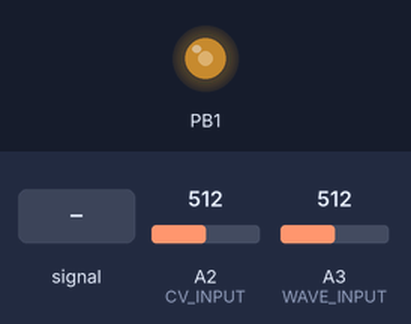
Bench run of a sketch on a simulated ATtiny85, built with avr-gcc and run on an emulated ATtiny85. On the bench: output pins drawn as LEDs (lit = HIGH). The inputs (shaded band) are chosen by the test bench; at power-on: A2 (CV_INPUT) = 512, A3 (WAVE_INPUT) = 512.

Above: at 1.2 s.
1.3 s: A2 (CV_INPUT) fed a 200 Hz sine of ±255 counts around its level
4.3 s: A2 (CV_INPUT) set to 236
7.3 s: A2 (CV_INPUT) set to 210
At 8.57 s:
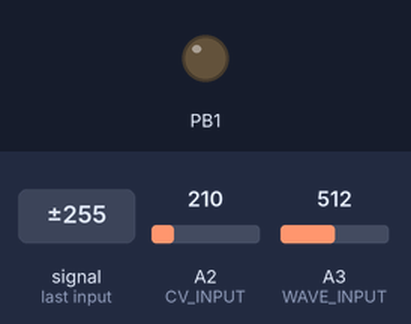
10.3 s: A3 (WAVE_INPUT) fed a 2 Hz sine of ±306 counts around its level
At 11.34 s:
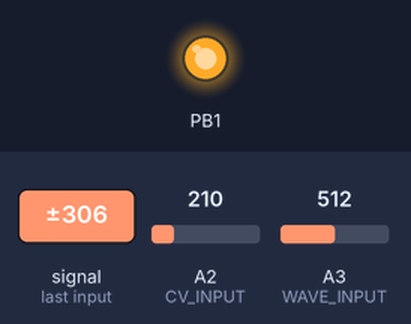
Timing chart, 0 to 12.2 s (numbered marks = the images above; inputs shaded):
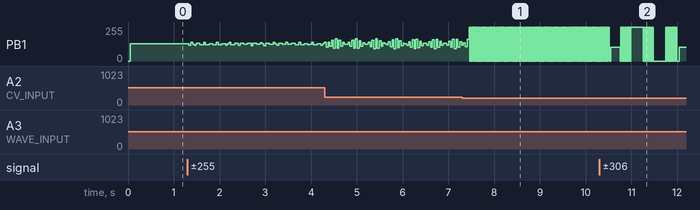

Measured:
- the behaviour switches between 227 and 226 on A2 (CV_INPUT) (found by bisection; images 0 and 1)

The sketch:

badtrip.ino
```cpp
// (licence header left out)
#include <avr/io.h>
#include <avr/interrupt.h>
#include <avr/pgmspace.h>

// Wavetable definitions - values are defined in wavetables.h
#define WAVETABLE_SAW         0
#define WAVETABLE_SQUARE      1
#define CV_INPUT              A2  // PB4 (pin 3)
#define WAVE_INPUT            A3  // PB3 (pin 2)
#define WAVETABLE_LENGTH      256
#define MAPTABLE_LENGTH       1024

// 1V/octave lookup table - the values are phase increments. Base frequency is
// approximately 30Hz.
const uint16_t freqTable[MAPTABLE_LENGTH] PROGMEM = {
    69,69,69,69,70,70,70,70,70,71,71,71,71,72,72,72,72,73,73,73,73,74,74,74,
    74,75,75,75,75,76,76,76,76,77,77,77,77,78,78,78,79,79,79,79,80,80,80,80,
    81,81,81,81,82,82,82,83,83,83,83,84,84,84,85,85,85,85,86,86,86,87,87,87,
    88,88,88,88,89,89,89,90,90,90,91,91,91,91,92,92,92,93,93,93,94,94,94,95,
    95,95,96,96,96,97,97,97,98,98,98,99,99,99,100,100,100,101,101,101,102,102,
    102,103,103,103,104,104,104,105,105,105,106,106,106,107,107,108,108,108,
    109,109,109,110,110,111,111,111,112,112,112,113,113,114,114,114,115,115,
    115,116,116,117,117,117,118,118,119,119,119,120,120,121,121,122,122,122,
    123,123,124,124,124,125,125,126,126,127,127,127,128,128,129,129,130,130,
    130,131,131,132,132,133,133,134,134,134,135,135,136,136,137,137,138,138,
    139,139,140,140,141,141,141,142,142,143,143,144,144,145,145,146,146,147,
    147,148,148,149,149,150,150,151,151,152,152,153,153,154,155,155,156,156,
    157,157,158,158,159,159,160,160,161,161,162,163,163,164,164,165,165,166,
    166,167,168,168,169,169,170,170,171,172,172,173,173,174,175,175,176,176,
    177,178,178,179,179,180,181,181,182,182,183,184,184,185,185,186,187,187,
    188,189,189,190,191,191,192,193,193,194,194,195,196,196,197,198,198,199,
    200,201,201,202,203,203,204,205,205,206,207,207,208,209,210,210,211,212,
    212,213,214,215,215,216,217,217,218,219,220,220,221,222,223,223,224,225,
    226,226,227,228,229,230,230,231,232,233,233,234,235,236,237,237,238,239,
    240,241,242,242,243,244,245,246,246,247,248,249,250,251,252,252,253,254,
    255,256,257,258,258,259,260,261,262,263,264,265,266,266,267,268,269,270,
    271,272,273,274,275,276,277,277,278,279,280,281,282,283,284,285,286,287,
    288,289,290,291,292,293,294,295,296,297,298,299,300,301,302,303,304,305,
    306,307,308,309,310,311,312,313,314,316,317,318,319,320,321,322,323,324,
    325,326,328,329,330,331,332,333,334,335,337,338,339,340,341,342,343,345,
    346,347,348,349,350,352,353,354,355,356,358,359,360,361,363,364,365,366,
    367,369,370,371,372,374,375,376,378,379,380,381,383,384,385,387,388,389,
    391,392,393,395,396,397,399,400,401,403,404,405,407,408,410,411,412,414,
    415,417,418,419,421,422,424,425,426,428,429,431,432,434,435,437,438,440,
    441,443,444,446,447,449,450,452,453,455,456,458,459,461,463,464,466,467,
    469,470,472,474,475,477,479,480,482,483,485,487,488,490,492,493,495,497,
    498,500,502,503,505,507,509,510,512,514,515,517,519,521,523,524,526,528,
    530,531,533,535,537,539,541,542,544,546,548,550,552,553,555,557,559,561,
    563,565,567,569,571,573,574,576,578,580,582,584,586,588,590,592,594,596,
    598,600,602,604,606,608,611,613,615,617,619,621,623,625,627,629,632,634,
    636,638,640,642,645,647,649,651,653,656,658,660,662,664,667,669,671,674,
    676,678,680,683,685,687,690,692,694,697,699,701,704,706,709,711,713,716,
    718,721,723,726,728,730,733,735,738,740,743,745,748,751,753,756,758,761,
    763,766,769,771,774,776,779,782,784,787,790,792,795,798,800,803,806,809,
    811,814,817,820,822,825,828,831,834,836,839,842,845,848,851,854,856,859,
    862,865,868,871,874,877,880,883,886,889,892,895,898,901,904,907,910,913,
    916,920,923,926,929,932,935,938,942,945,948,951,954,958,961,964,967,971,
    974,977,981,984,987,991,994,997,1001,1004,1008,1011,1014,1018,1021,1025,
    1028,1032,1035,1039,1042,1046,1049,1053,1056,1060,1064,1067,1071,1074,
    1078,1082,1085,1089,1093,1096,1100,1104,1108,1111,1115,1119,1123,1127,
    1130,1134,1138,1142,1146,1150,1154,1158,1161,1165,1169,1173,1177,1181,
    1185,1189,1193,1197,1201,1205,1210,1214,1218,1222,1226,1230,1234,1239,
    1243,1247,1251,1255,1260,1264,1268,1273,1277,1281,1286,1290,1294,1299,
    1303,1307,1312,1316,1321,1325,1330,1334,1339,1343,1348,1352,1357,1362,
    1366,1371,1376,1380,1385,1390,1394,1399,1404,1409,1413,1418,1423,1428,
    1433,1437,1442,1447,1452,1457,1462,1467,1472,1477,1482,1487,1492,1497,
    1502,1507,1512,1517,1523,1528,1533,1538,1543,1549,1554,1559,1564,1570,
    1575,1580,1586,1591,1596,1602,1607,1613,1618,1624,1629,1635,1640,1646,
    1651,1657,1663,1668,1674,1680,1685,1691,1697,1703,1708,1714,1720,1726,
    1732,1737,1743,1749,1755,1761,1767,1773,1779,1785,1791,1797,1803,1809,
    1816,1822,1828,1834,1840,1847,1853,1859,1865,1872,1878,1884,1891,1897,
    1904,1910,1917,1923,1930,1936,1943,1949,1956,1963,1969,1976,1983,1989,
    1996,2003,2010,2016,2023,2030,2037,2044,2051,2058,2065,2072,2079,2086,
    2093,2100,2107,2114,2121,2129,2136,2143,2150,2158,2165,2172,2180,2187
};

volatile uint16_t syncPhaseAcc, syncPhaseInc, baseFreq, syncOffset;
volatile uint8_t current_wavetable = 0;

uint16_t mapFreq(uint16_t input) {
  return pgm_read_word_near(freqTable + input);
}
uint16_t acc, a1_level, buff_step;

void audioOn() {
  PLLCSR = 1 << PCKE | 1 << PLLE;
  TIMSK = 0;
  TCCR1 = 1 << PWM1A | 2 << COM1A0 | 1 << CS11;
  OCR1A = 128;
  pinMode(1, OUTPUT);
  pinMode(CV_INPUT, INPUT);
  pinMode(WAVE_INPUT, INPUT);

  TCCR0A = (1 << WGM00) | (1 << WGM01);
  TCCR0B = 1 << WGM02 | 2 << CS00;
  TIMSK = 1 << OCIE0A; // Compare match A
  OCR0A = 29;
  syncPhaseAcc = 0;
}

void setup() {
  audioOn();
}

void loop() {
  // Desired frequency - resolution is 5V / 1024 steps = 4.8mV
  // The lookup table for mapFreq yields a response pretty close to 1V/oct
  baseFreq = mapFreq(analogRead(CV_INPUT));
  current_wavetable = (analogRead(WAVE_INPUT) > 512) ? WAVETABLE_SAW : WAVETABLE_SQUARE ;
  syncPhaseInc = baseFreq;
}

// The interrupt service routine - this is where it all happens.
//
// On the ATTiny85, there's a conflict relating to TIMER0_OVF_vect in
// some cores so we use the comparator instead. The net result is the
// same.
//
// - Increment the phase accumulator
// - Convert the accumulator value to an 8-bit number corresponding to
//   the step in the wavetable
// - Read the appropriate wavetable value
// - Write it to the PWM pin

ISR(TIMER0_COMPA_vect) {
   uint8_t val, step, phased_step;

   syncPhaseAcc += syncPhaseInc >> 1;

   step = syncPhaseAcc >> 8;
   switch (current_wavetable) {
     case WAVETABLE_SAW:
         val = step & 0xff;
         break;
     default:
         val = ( step <= 128) ? 0xff : 0x00;
         break;
   }
   OCR1A = val;
}
```
